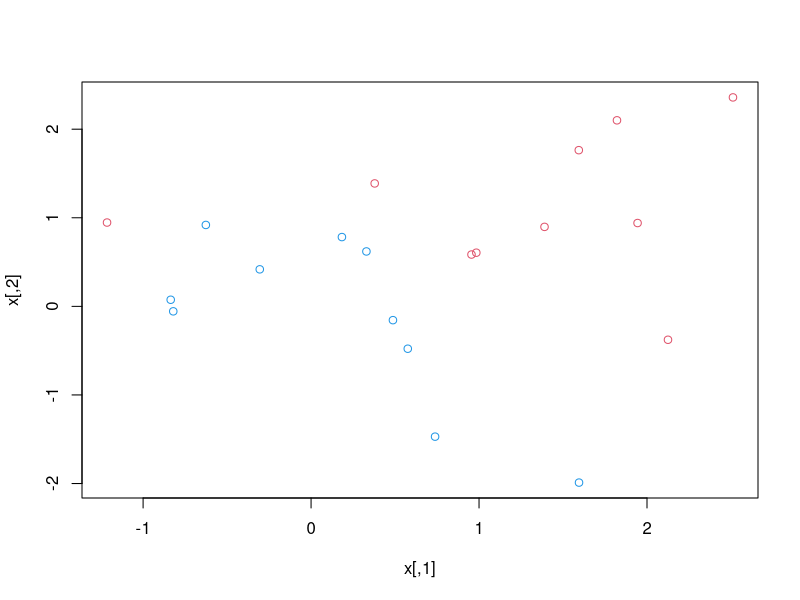
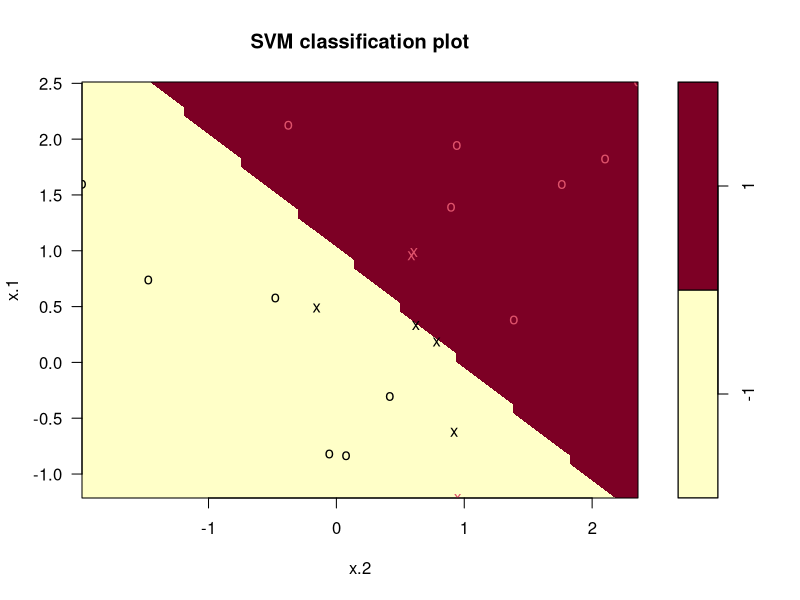
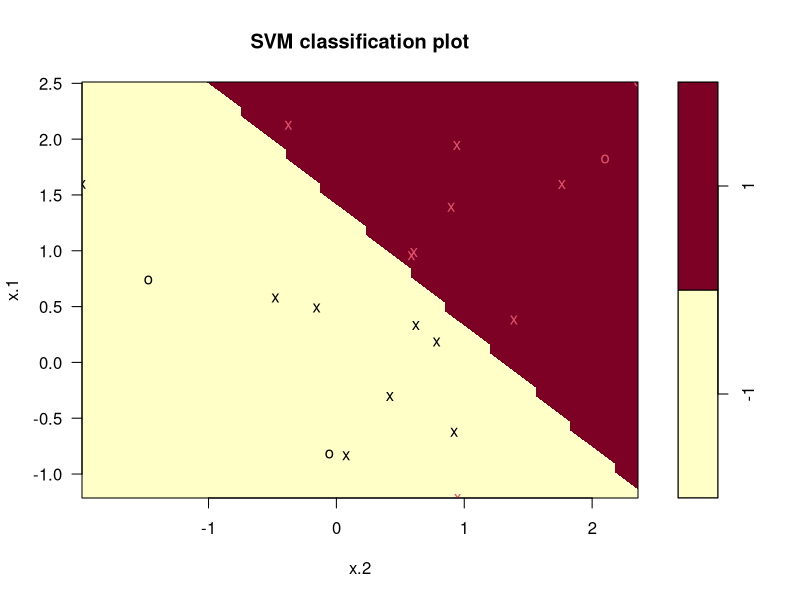
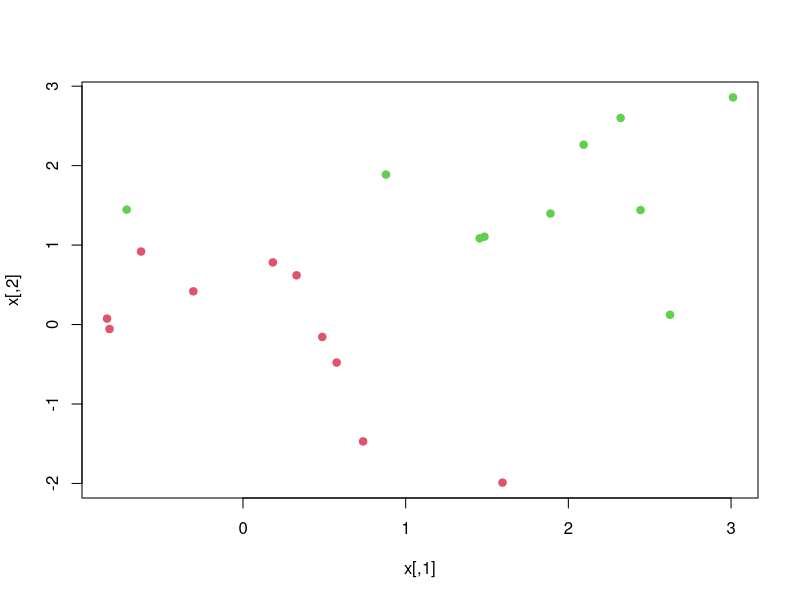
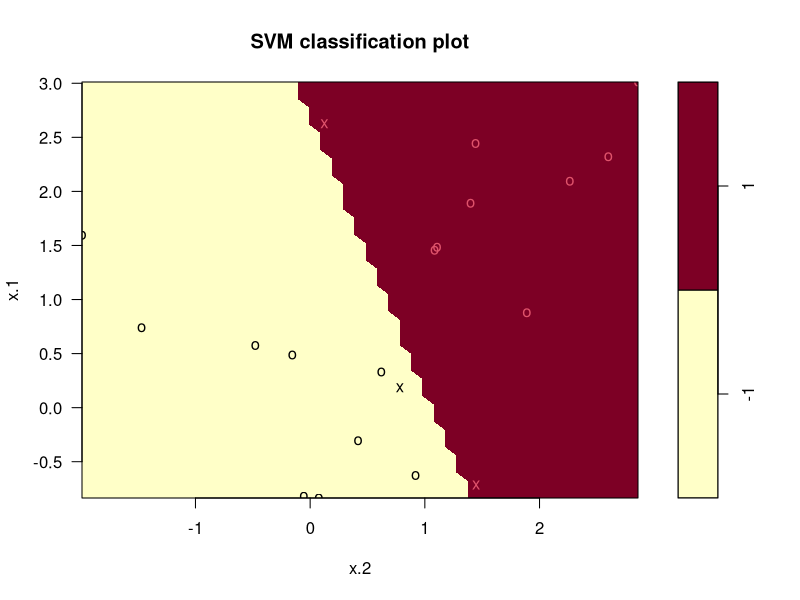
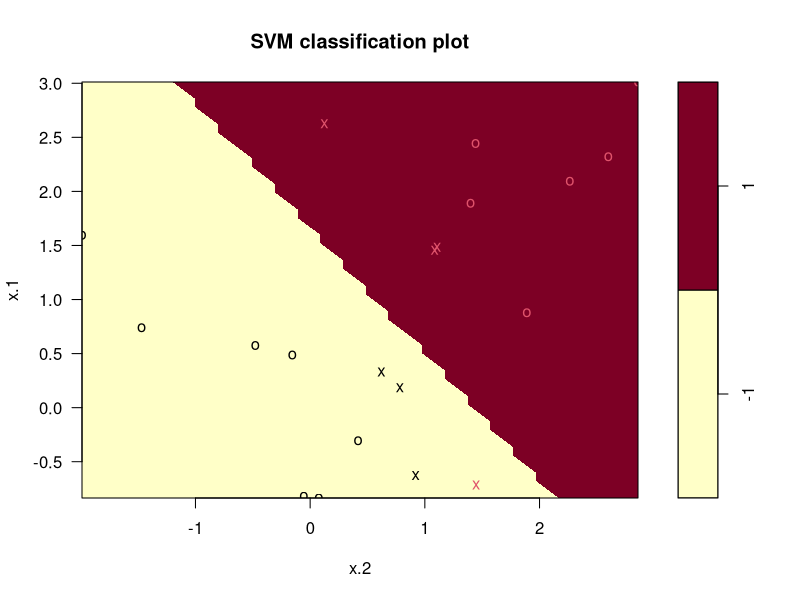

These figures' R source, in order:
###################### Ch 09 Lab 1 - Support Vector Classifiers ##################

##We use e1071 library in R to fit Support vector classifiers & Support Vector Machines.
##Another option is Liblinear library which is useful for very large linear problems.

##install.packages("e1071")
library(e1071)
##e1071 contains implementations for a number of statistical learning methods.
##We can use svm() function to fit a support vector classifier with the argument kernel ="linear".
##A cost argument allows us to specify the cost of a violation to the margin.
##When the cost is small, the margin will be wide and many support vectors will be on the margin or vilate the margin.
##When the cost is large, the margin will be narrow and there will be a few support vectors on the margin or violating it.

##Here we use the svm function on two diamensional example so that we can plot the resulting decision boundary.
##We begin by generating the observations which belog to two classes.

set.seed(1)
x =matrix(rnorm(20*2), ncol =2) ## A 20 x 2 matrix - predictor variables.
y =c(rep(-1, 10), rep(1,10)) ## A 20 element vector - response variable.
x[y==1, ] =x[y==1, ] + 1 ##Increments the second half of x(from row 11 to row 20) by 1.

##We begin by checking if the classes are linearly seperable.
plot(x, col =(3-y)) ##Indicates that the classes are not linearly seperable.

##Next we fit a support vector classifier using svm() function.
##Note that in order for the svm() function to perform classification (instead of 
##svm based regression), we must encode the response as a factor variable.
##The argument scale =FALSe tells svm() to not to center-scale each of the feature variables. 
dat =data.frame(x =x, y =as.factor(y)) ##Creates a data frame.
?svm
svmfit =svm(y~., data =dat, kernel ="linear", cost =10, scale =FALSE)
names(svmfit)
plot(svmfit, dat) ##Plots the svm classifier
##See ?plot.svm

##Note that only one observation is misclassified. y =-1: black cross or circle; y =+1: red cross or circle.
##Crosses indicate support vectors. Note that there are 7 support vectors. 
##We can determine the identities of support vectors as follows:

svmfit$index
x[svmfit$index, ] ##Gives the support vectors.

##We can use summary() function to obtain basic information about support vector classifier.
summary(svmfit) ##It tells us that a linear classifier with cost =10 and that 
##there are 7 support vectors (4, 3), 4 in one class and 3 in the other.
names(summary(svmfit))


##Now we refit the model using a smaller cost parameter.
svmfit =svm(y~., data =dat, kernel ="linear", cost =0.1, scale =FALSE)
plot(svmfit, dat)
svmfit$index
x[svmfit$index, ]
## Now there are more support vectors as a smaller value of cost parameter is used.
##The svm() does not explicitly output the coefficients of the linear decision boundary when support vector classifier is fit, 
##nor does it output the width of the margin.


## The e1071 library includes a built-in tune() function to perform cross validation.
##tune() function performs 10 fold CV by default.
?tune
set.seed(1)
tune.out =tune(svm, y~., data =dat, kernel ="linear", ranges =list(cost =c(0.001, 0.01, 0.1, 1, 5, 10, 100)))
names(tune.out)

##We can access the cross validation errors for each of these models using summary() function.
summary(tune.out)
names(summary(tune.out))
##We see that cost =0.1 results in the lowest cross validation error rate.

##The tune function stores the best model obtained which can be accesses as follows:
bestmod =tune.out$best.model
names(bestmod)
summary(bestmod)


##The predict() function can be used to predict class labels on a set of test observations at any given value of the cost parameter.
?predict.svm
##We first generate test data:
xtest =matrix(rnorm(20*2), ncol =2)
ytest =sample(c(-1, 1), 20, rep=TRUE)
xtest[ytest==1, ] =xtest[ytest==1, ] + 1
testdat =data.frame(x=xtest, y=as.factor(ytest))

##Now we predict the class labels for this test observations.
##Here we use the best model obtained by CV to make our predictions.
ypred =predict(bestmod, testdat)
table(predict =ypred, truth =testdat$y)
##We see that 19 of the test observations are correctly classified.


##Lets repeat the above with a model built using cost parameter of 0.01.
svmfit =svm(y~., data =dat, kernel ="linear", cost =0.01, scale =FALSE)
ypred =predict(svmfit, testdat)
table(predict =ypred, truth =testdat$y) ##In this case 2 observations are misclassified.

#######################

##Now lets consider a case were two classes are linearly seperable. 
##In this case svm() function can find the seperating hyperplane.
##We start be making the two classes in our training data linearly seperable.
x[y==1, ] =x[y==1, ] + 0.5
plot(x, col =(y+5)/2, pch =19) ##Now the classes are barely linearly seperable. Compare with the first plot made.
##Now we fit a support vector classifier using a very large cost function so that no observations are misclassified.
dat =data.frame(x=x, y=as.factor(y))
svmfit =svm(y~., data =dat, kernel ="linear", cost =1e5, scale =FALSE) ##1e5 means 10^5
summary(svmfit) ##Only 3 support vectors.
plot(svmfit, dat)
##See that no training error was made. 
##Also note that the margin is very narrow. Hence the model might perform poorly on test data.

##We will now fit a new model with cost =1.
svmfit =svm(y~., data =dat, kernel ="linear", cost =1, scale =FALSE) ##1e5 means 10^5
summary(svmfit) ##7 support vectors.
plot(svmfit, dat)
##Here we misclassify one training obervation but the margin is much wider with 7 support vectors.
##This model might perform better on test data than the previous one with cost =10^5.


rm (list =ls())
